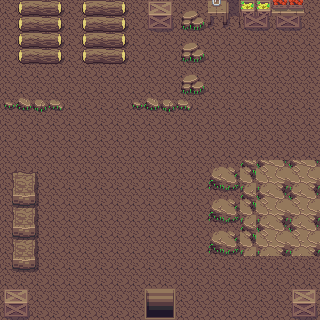

This is a level from a 2D game, rendered from its Tiled map with the project's own tilesets. A one-line summary and the complete map file follow:
An orthogonal 20x20 tile map with 16x16 px tiles, 3 tile layers (Capa de Patrones 1, objetos, Capa de patrones 3), 3 tilesets and 9 objects.

<map version="1.0" tiledversion="1.1.6" orientation="orthogonal" renderorder="right-down" width="20" height="20" tilewidth="16" tileheight="16" infinite="0" nextobjectid="10">
 <tileset firstgid="1" name="Inner" tilewidth="16" tileheight="16" tilecount="1000" columns="40">
  <image source="../gfx/Inner.png" width="640" height="400" />
 </tileset>
 <tileset firstgid="1001" name="cave" tilewidth="16" tileheight="16" tilecount="1000" columns="40">
  <image source="../gfx/cave.png" width="640" height="400" />
 </tileset>
 <tileset firstgid="2001" name="Overworld" tilewidth="16" tileheight="16" tilecount="1440" columns="40">
  <image source="../gfx/Overworld.png" width="640" height="576" />
 </tileset>
 <layer name="Capa de Patrones 1" width="20" height="20">
  <data encoding="csv">
1001,1001,1001,1001,1001,1001,1001,1001,1001,1001,1001,1001,1001,1001,1001,1001,1001,1001,1001,1001,
1001,1001,1001,1001,1001,1001,1001,1001,1001,1001,1001,1001,1001,1001,1001,1001,1001,1001,1001,1001,
1001,1001,1001,1001,1001,1001,1001,1001,1001,1001,1001,1001,1001,1001,1001,1001,1001,1001,1001,1001,
1001,1001,1001,1001,1001,1001,1001,1001,1001,1001,1001,1001,1001,1001,1001,1001,1001,1001,1001,1001,
1001,1001,1001,1001,1001,1001,1001,1001,1001,1001,1001,1001,1001,1001,1001,1001,1001,1001,1001,1001,
1001,1001,1001,1001,1001,1001,1001,1001,1001,1001,1001,1001,1001,1001,1001,1001,1001,1001,1001,1001,
1001,1001,1001,1001,1001,1001,1001,1001,1001,1001,1001,1001,1001,1001,1001,1001,1001,1001,1001,1001,
1001,1001,1001,1001,1001,1001,1001,1001,1001,1001,1001,1001,1001,1001,1001,1001,1001,1001,1001,1001,
1001,1001,1001,1001,1001,1001,1001,1001,1001,1001,1001,1001,1001,1001,1001,1001,1001,1001,1001,1001,
1001,1001,1001,1001,1001,1001,1001,1001,1001,1001,1001,1001,1001,1001,1001,1001,1001,1001,1001,1001,
1001,1001,1001,1001,1001,1001,1001,1001,1001,1001,1001,1001,1001,1001,1001,1001,1001,1001,1001,1001,
1001,1001,1001,1001,1001,1001,1001,1001,1001,1001,1001,1001,1001,1001,1001,1001,1001,1001,1001,1001,
1001,1001,1001,1001,1001,1001,1001,1001,1001,1001,1001,1001,1001,1001,1001,1001,1001,1001,1001,1001,
1001,1001,1001,1001,1001,1001,1001,1001,1001,1001,1001,1001,1001,1001,1001,1001,1001,1001,1001,1001,
1001,1001,1001,1001,1001,1001,1001,1001,1001,1001,1001,1001,1001,1001,1001,1001,1001,1001,1001,1001,
1001,1001,1001,1001,1001,1001,1001,1001,1001,1001,1001,1001,1001,1001,1001,1001,1001,1001,1001,1001,
1001,1001,1001,1001,1001,1001,1001,1001,1001,1001,1001,1001,1001,1001,1001,1001,1001,1001,1001,1001,
1001,1001,1001,1001,1001,1001,1001,1001,1001,1001,1001,1001,1001,1001,1001,1001,1001,1001,1001,1001,
1001,1001,1001,1001,1001,1001,1001,1001,1001,1001,1001,1001,1001,1001,1001,1001,1001,1001,1001,1001,
1001,1001,1001,1001,1001,1001,1001,1001,1001,1001,1001,1001,1001,1001,1001,1001,1001,1001,1001,1001
</data>
 </layer>
 <layer name="objetos" width="20" height="20">
  <data encoding="csv">
0,2204,2205,2206,0,2204,2205,2206,0,2356,2357,2045,2046,2864,2905,2827,2827,2866,2866,0,
0,2204,2205,2206,0,2204,2205,2206,0,2396,2397,2085,2086,2944,2945,2862,2863,2862,2863,0,
0,2204,2205,2206,0,2204,2205,2206,0,0,0,2045,2046,0,0,0,0,0,0,0,
0,2204,2205,2206,0,2204,2205,2206,0,0,0,2085,2086,0,0,0,0,0,0,0,
0,0,0,0,0,0,0,0,0,0,0,2045,2046,0,0,0,0,0,0,0,
0,0,0,0,0,0,0,0,0,0,0,2085,2086,0,0,0,0,0,0,0,
2207,2208,2209,2210,0,0,0,0,2207,2208,2209,2210,0,0,0,0,0,0,0,0,
0,0,0,0,0,0,0,0,0,0,0,0,0,0,0,0,0,0,0,0,
0,0,0,0,0,0,0,0,0,0,0,0,0,0,0,0,0,0,0,0,
0,0,0,0,0,0,0,0,0,0,0,0,0,0,0,0,0,0,0,0,
2816,2817,2818,0,0,0,0,0,0,0,0,0,0,2450,2451,2452,2534,2535,2534,2535,
2856,2857,2858,0,0,0,0,0,0,0,0,0,0,2490,2491,2492,2574,2575,2574,2575,
2896,2897,2898,0,0,0,0,0,0,0,0,0,0,2450,2451,2452,2534,2535,2534,2535,
2856,2857,2858,0,0,0,0,0,0,0,0,0,0,2490,2491,2492,2574,2575,2574,2575,
2896,2897,2898,0,0,0,0,0,0,0,0,0,0,2450,2451,2452,2534,2535,2534,2535,
2856,2857,2858,0,0,0,0,0,0,0,0,0,0,2490,2491,2492,2574,2575,2574,2575,
2896,2897,2898,0,0,0,0,0,0,0,0,0,0,0,0,0,0,0,0,0,
0,0,0,0,0,0,0,0,0,0,0,0,0,0,0,0,0,0,0,0,
2356,2357,0,0,0,0,0,0,0,601,602,0,0,0,0,0,0,0,2356,2357,
2396,2397,0,0,0,0,0,0,0,641,642,0,0,0,0,0,0,0,2396,2397
</data>
 </layer>
 <objectgroup name="Capa de Objetos 1">
  <object id="1" x="0" y="-2">
   <polyline points="0,0 321,1 321,322 -1,321 -2,2" />
  </object>
  <object id="2" x="2" y="112">
   <polyline points="0,0 57,0" />
  </object>
  <object id="3" x="133" y="111">
   <polyline points="0,0 73,0 73,-86 183,-81" />
  </object>
  <object id="4" x="0" y="98">
   <polyline points="0,0 63,-2 61,12" />
  </object>
  <object id="5" x="131" y="107">
   <polyline points="0,0 0,-7 49,-10 50,-110" />
  </object>
  <object id="6" x="147" y="-3">
   <polyline points="0,0 0,33 36,34" />
  </object>
  <object id="7" x="4" y="169">
   <polyline points="0,0 36,1 38,106 -5,106" />
  </object>
  <object id="8" x="41" y="276">
   <polyline points="0,0 -4,44" />
  </object>
  <object id="9" x="319" y="287">
   <polyline points="0,0 -32,-2 -28,37" />
  </object>
 </objectgroup>
 <layer name="Capa de patrones 3" width="20" height="20">
  <data encoding="csv">
0,0,0,0,0,0,0,0,0,0,0,0,0,0,0,0,0,0,0,0,
0,0,0,0,0,0,0,0,0,0,0,0,0,0,0,0,0,0,0,0,
0,0,0,0,0,0,0,0,0,0,0,0,0,0,0,0,0,0,0,0,
0,0,0,0,0,0,0,0,0,0,0,0,0,0,0,0,0,0,0,0,
0,0,0,0,0,0,0,0,0,0,0,0,0,0,0,0,0,0,0,0,
0,0,0,0,0,0,0,0,0,0,0,0,0,0,0,0,0,0,0,0,
0,0,0,0,0,0,0,0,0,0,0,0,0,0,0,0,0,0,0,0,
0,0,0,0,0,0,0,0,0,0,0,0,0,0,0,0,0,0,0,0,
0,0,0,0,0,0,0,0,0,0,0,0,0,0,0,0,0,0,0,0,
0,0,0,0,0,0,0,0,0,0,0,0,0,0,0,0,0,0,0,0,
0,0,0,0,0,0,0,0,0,0,0,0,0,0,0,0,0,0,0,0,
0,0,0,0,0,0,0,0,0,0,0,0,0,0,0,0,0,0,0,0,
0,0,0,0,0,0,0,0,0,0,0,0,0,0,0,0,0,0,0,0,
0,0,0,0,0,0,0,0,0,0,0,0,0,0,0,0,0,0,0,0,
0,0,0,0,0,0,0,0,0,0,0,0,0,0,0,0,0,0,0,0,
0,0,0,0,0,0,0,0,0,0,0,0,0,0,0,0,0,0,0,0,
0,0,0,0,0,0,0,0,0,0,0,0,0,0,0,0,0,0,0,0,
0,0,0,0,0,0,0,0,0,0,0,0,0,0,0,0,0,0,0,0,
0,0,0,0,0,0,0,0,0,0,0,0,0,0,0,0,0,0,0,0,
0,0,0,0,0,0,0,0,0,0,0,0,0,0,0,0,0,0,0,0
</data>
 </layer>
</map>
